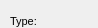
      <widget class="QWidget" name="page_4">
       <property name="geometry">
        <rect>
         <x>0</x>
         <y>0</y>
         <width>98</width>
         <height>28</height>
        </rect>
       </property>
       <attribute name="label">
        <string>Specific information</string>
       </attribute>
       <widget class="QLineEdit" name="tap_connection">
        <property name="geometry">
         <rect>
          <x>110</x>
          <y>40</y>
          <width>160</width>
          <height>20</height>
         </rect>
        </property>
        <property name="inputMask">
         <string/>
        </property>
        <property name="text">
         <string/>
        </property>
        <property name="frame">
         <bool>true</bool>
        </property>
       </widget>
       <widget class="QLabel" name="label_tap_shutvalve_type">
        <property name="geometry">
         <rect>
          <x>10</x>
          <y>100</y>
          <width>111</width>
          <height>22</height>
         </rect>
        </property>
        <property name="font">
         <font>
          <pointsize>8</pointsize>
         </font>
        </property>
        <property name="frameShape">
         <enum>QFrame::NoFrame</enum>
        </property>
        <property name="frameShadow">
         <enum>QFrame::Plain</enum>
        </property>
        <property name="text">
         <string>Shut valve type:</string>
        </property>
        <property name="textFormat">
         <enum>Qt::AutoText</enum>
        </property>
        <property name="scaledContents">
         <bool>false</bool>
        </property>
        <property name="alignment">
         <set>Qt::AlignLeading|Qt::AlignLeft|Qt::AlignVCenter</set>
        </property>
        <property name="margin">
         <number>3</number>
        </property>
       </widget>
       <widget class="QLabel" name="label_tap_connection">
        <property name="geometry">
         <rect>
          <x>10</x>
          <y>40</y>
          <width>90</width>
          <height>22</height>
         </rect>
        </property>
        <property name="font">
         <font>
          <pointsize>8</pointsize>
         </font>
        </property>
        <property name="frameShape">
         <enum>QFrame::NoFrame</enum>
        </property>
        <property name="frameShadow">
         <enum>QFrame::Plain</enum>
        </property>
        <property name="text">
         <string>Connection:</string>
        </property>
        <property name="textFormat">
         <enum>Qt::AutoText</enum>
        </property>
        <property name="scaledContents">
         <bool>false</bool>
        </property>
        <property name="alignment">
         <set>Qt::AlignLeading|Qt::AlignLeft|Qt::AlignVCenter</set>
        </property>
        <property name="margin">
         <number>3</number>
        </property>
       </widget>
       <widget class="QLabel" name="label_tap_type">
        <property name="geometry">
         <rect>
          <x>10</x>
          <y>10</y>
          <width>90</width>
          <height>22</height>
         </rect>
        </property>
        <property name="font">
         <font>
          <pointsize>8</pointsize>
         </font>
        </property>
        <property name="frameShape">
         <enum>QFrame::NoFrame</enum>
        </property>
        <property name="frameShadow">
         <enum>QFrame::Plain</enum>
        </property>
        <property name="text">
         <string>Type:</string>
        </property>
        <property name="textFormat">
         <enum>Qt::AutoText</enum>
        </property>
        <property name="scaledContents">
         <bool>false</bool>
        </property>
        <property name="alignment">
         <set>Qt::AlignLeading|Qt::AlignLeft|Qt::AlignVCenter</set>
        </property>
        <property name="margin">
         <number>3</number>
        </property>
       </widget>
       <widget class="QLineEdit" name="tap_continous">
        <property name="geometry">
         <rect>
          <x>110</x>
          <y>70</y>
          <width>160</width>
          <height>20</height>
         </rect>
        </property>
        <property name="inputMask">
         <string/>
        </property>
        <property name="frame">
         <bool>true</bool>
        </property>
       </widget>
       <widget class="QLineEdit" name="tap_shutvalve_diameter">
        <property name="geometry">
         <rect>
          <x>110</x>
          <y>130</y>
          <width>160</width>
          <height>20</height>
         </rect>
        </property>
        <property name="inputMask">
         <string/>
        </property>
        <property name="frame">
         <bool>true</bool>
        </property>
       </widget>
       <widget class="QLineEdit" name="tap_shutvalve_type">
        <property name="geometry">
         <rect>
          <x>110</x>
          <y>100</y>
          <width>160</width>
          <height>20</height>
         </rect>
        </property>
        <property name="inputMask">
         <string/>
        </property>
        <property name="frame">
         <bool>true</bool>
        </property>
       </widget>
       <widget class="QLabel" name="label_tap_shutvalve_number">
        <property name="geometry">
         <rect>
          <x>10</x>
          <y>160</y>
          <width>121</width>
          <height>22</height>
         </rect>
        </property>
        <property name="font">
         <font>
          <pointsize>8</pointsize>
         </font>
        </property>
        <property name="frameShape">
         <enum>QFrame::NoFrame</enum>
        </property>
        <property name="frameShadow">
         <enum>QFrame::Plain</enum>
        </property>
        <property name="text">
         <string>Shut valve number:</string>
        </property>
        <property name="textFormat">
         <enum>Qt::AutoText</enum>
        </property>
        <property name="scaledContents">
         <bool>false</bool>
        </property>
        <property name="alignment">
         <set>Qt::AlignLeading|Qt::AlignLeft|Qt::AlignVCenter</set>
        </property>
        <property name="margin">
         <number>3</number>
        </property>
       </widget>
       <widget class="QLineEdit" name="tap_shutvalve_number">
        <property name="geometry">
         <rect>
          <x>110</x>
          <y>160</y>
          <width>160</width>
          <height>20</height>
         </rect>
        </property>
        <property name="inputMask">
         <string/>
        </property>
        <property name="text">
         <string/>
        </property>
        <property name="frame">
         <bool>true</bool>
        </property>
       </widget>
       <widget class="QLabel" name="label_tap_shutvalve_diameter">
        <property name="geometry">
         <rect>
          <x>10</x>
          <y>125</y>
          <width>91</width>
          <height>31</height>
         </rect>
        </property>
        <property name="font">
         <font>
          <pointsize>8</pointsize>
         </font>
        </property>
        <property name="frameShape">
         <enum>QFrame::NoFrame</enum>
        </property>
        <property name="frameShadow">
         <enum>QFrame::Plain</enum>
        </property>
        <property name="text">
         <string>Shut valve diameter:</string>
        </property>
        <property name="textFormat">
         <enum>Qt::AutoText</enum>
        </property>
        <property name="scaledContents">
         <bool>false</bool>
        </property>
        <property name="alignment">
         <set>Qt::AlignLeading|Qt::AlignLeft|Qt::AlignVCenter</set>
        </property>
        <property name="wordWrap">
         <bool>true</bool>
        </property>
        <property name="margin">
         <number>3</number>
        </property>
       </widget>
       <widget class="QLabel" name="label_tap_continous">
        <property name="geometry">
         <rect>
          <x>10</x>
          <y>70</y>
          <width>111</width>
          <height>22</height>
         </rect>
        </property>
        <property name="font">
         <font>
          <pointsize>8</pointsize>
         </font>
        </property>
        <property name="frameShape">
         <enum>QFrame::NoFrame</enum>
        </property>
        <property name="frameShadow">
         <enum>QFrame::Plain</enum>
        </property>
        <property name="text">
         <string>Continous:</string>
        </property>
        <property name="textFormat">
         <enum>Qt::AutoText</enum>
        </property>
        <property name="scaledContents">
         <bool>false</bool>
        </property>
        <property name="alignment">
         <set>Qt::AlignLeading|Qt::AlignLeft|Qt::AlignVCenter</set>
        </property>
        <property name="margin">
         <number>3</number>
        </property>
       </widget>
       <widget class="QLineEdit" name="tap_type">
        <property name="geometry">
         <rect>
          <x>110</x>
          <y>10</y>
          <width>160</width>
          <height>20</height>
         </rect>
        </property>
        <property name="inputMask">
         <string/>
        </property>
        <property name="frame">
         <bool>true</bool>
        </property>
       </widget>
       <widget class="QLabel" name="label_tap_drain_diameter">
        <property name="geometry">
         <rect>
          <x>280</x>
          <y>10</y>
          <width>111</width>
          <height>22</height>
         </rect>
        </property>
        <property name="font">
         <font>
          <pointsize>8</pointsize>
         </font>
        </property>
        <property name="frameShape">
         <enum>QFrame::NoFrame</enum>
        </property>
        <property name="frameShadow">
         <enum>QFrame::Plain</enum>
        </property>
        <property name="text">
         <string>Drain diameter:</string>
        </property>
        <property name="textFormat">
         <enum>Qt::AutoText</enum>
        </property>
        <property name="scaledContents">
         <bool>false</bool>
        </property>
        <property name="alignment">
         <set>Qt::AlignLeading|Qt::AlignLeft|Qt::AlignVCenter</set>
        </property>
        <property name="margin">
         <number>3</number>
        </property>
       </widget>
       <widget class="QLineEdit" name="tap_drain_diameter">
        <property name="geometry">
         <rect>
          <x>380</x>
          <y>10</y>
          <width>160</width>
          <height>20</height>
         </rect>
        </property>
        <property name="inputMask">
         <string/>
        </property>
        <property name="frame">
         <bool>true</bool>
        </property>
       </widget>
       <widget class="QLabel" name="label_tap_drain_distance">
        <property name="geometry">
         <rect>
          <x>280</x>
          <y>100</y>
          <width>90</width>
          <height>22</height>
         </rect>
        </property>
        <property name="font">
         <font>
          <pointsize>8</pointsize>
         </font>
        </property>
        <property name="frameShape">
         <enum>QFrame::NoFrame</enum>
        </property>
        <property name="frameShadow">
         <enum>QFrame::Plain</enum>
        </property>
        <property name="text">
         <string>Drain distance:</string>
        </property>
        <property name="textFormat">
         <enum>Qt::AutoText</enum>
        </property>
        <property name="scaledContents">
         <bool>false</bool>
        </property>
        <property name="alignment">
         <set>Qt::AlignLeading|Qt::AlignLeft|Qt::AlignVCenter</set>
        </property>
        <property name="margin">
         <number>3</number>
        </property>
       </widget>
       <widget class="QLabel" name="label_tap_arquitect_patrimony">
        <property name="geometry">
         <rect>
          <x>280</x>
          <y>125</y>
          <width>101</width>
          <height>31</height>
         </rect>
        </property>
        <property name="font">
         <font>
          <pointsize>8</pointsize>
         </font>
        </property>
        <property name="frameShape">
         <enum>QFrame::NoFrame</enum>
        </property>
        <property name="frameShadow">
         <enum>QFrame::Plain</enum>
        </property>
        <property name="text">
         <string>Arquitect patrimony:</string>
        </property>
        <property name="textFormat">
         <enum>Qt::AutoText</enum>
        </property>
        <property name="scaledContents">
         <bool>false</bool>
        </property>
        <property name="alignment">
         <set>Qt::AlignLeading|Qt::AlignLeft|Qt::AlignVCenter</set>
        </property>
        <property name="wordWrap">
         <bool>true</bool>
        </property>
        <property name="margin">
         <number>3</number>
        </property>
       </widget>
       <widget class="QLabel" name="label_tap_drain_exit">
        <property name="geometry">
         <rect>
          <x>280</x>
          <y>40</y>
          <width>90</width>
          <height>22</height>
         </rect>
        </property>
        <property name="font">
         <font>
          <pointsize>8</pointsize>
         </font>
        </property>
        <property name="frameShape">
         <enum>QFrame::NoFrame</enum>
        </property>
        <property name="frameShadow">
         <enum>QFrame::Plain</enum>
        </property>
        <property name="text">
         <string>Drain exit:</string>
        </property>
        <property name="textFormat">
         <enum>Qt::AutoText</enum>
        </property>
        <property name="scaledContents">
         <bool>false</bool>
        </property>
        <property name="alignment">
         <set>Qt::AlignLeading|Qt::AlignLeft|Qt::AlignVCenter</set>
        </property>
        <property name="margin">
         <number>3</number>
        </property>
       </widget>
       <widget class="QLineEdit" name="tap_drain_gully">
        <property name="geometry">
         <rect>
          <x>380</x>
          <y>70</y>
          <width>160</width>
          <height>20</height>
         </rect>
        </property>
        <property name="inputMask">
         <string/>
        </property>
        <property name="text">
         <string/>
        </property>
        <property name="frame">
         <bool>true</bool>
        </property>
       </widget>
       <widget class="QLabel" name="label_tap_communication">
        <property name="geometry">
         <rect>
          <x>280</x>
          <y>160</y>
          <width>121</width>
          <height>22</height>
         </rect>
        </property>
        <property name="font">
         <font>
          <pointsize>8</pointsize>
         </font>
        </property>
        <property name="frameShape">
         <enum>QFrame::NoFrame</enum>
        </property>
        <property name="frameShadow">
         <enum>QFrame::Plain</enum>
        </property>
        <property name="text">
         <string>Communication:</string>
        </property>
        <property name="textFormat">
         <enum>Qt::AutoText</enum>
        </property>
        <property name="scaledContents">
         <bool>false</bool>
        </property>
        <property name="alignment">
         <set>Qt::AlignLeading|Qt::AlignLeft|Qt::AlignVCenter</set>
        </property>
        <property name="margin">
         <number>3</number>
        </property>
       </widget>
       <widget class="QLineEdit" name="tap_drain_distance">
        <property name="geometry">
         <rect>
          <x>380</x>
          <y>100</y>
          <width>160</width>
          <height>20</height>
         </rect>
        </property>
        <property name="inputMask">
         <string/>
        </property>
        <property name="frame">
         <bool>true</bool>
        </property>
       </widget>
       <widget class="QLineEdit" name="tap_drain_exit">
        <property name="geometry">
         <rect>
          <x>380</x>
          <y>40</y>
          <width>160</width>
          <height>20</height>
         </rect>
        </property>
        <property name="inputMask">
         <string/>
        </property>
        <property name="frame">
         <bool>true</bool>
        </property>
       </widget>
       <widget class="QLineEdit" name="tap_arquitect_patrimony">
        <property name="geometry">
         <rect>
          <x>380</x>
          <y>130</y>
          <width>160</width>
          <height>20</height>
         </rect>
        </property>
        <property name="inputMask">
         <string/>
        </property>
        <property name="text">
         <string/>
        </property>
        <property name="frame">
         <bool>true</bool>
        </property>
       </widget>
       <widget class="QLineEdit" name="tap_communication">
        <property name="geometry">
         <rect>
          <x>380</x>
          <y>160</y>
          <width>160</width>
          <height>20</height>
         </rect>
        </property>
        <property name="inputMask">
         <string/>
        </property>
        <property name="text">
         <string/>
        </property>
        <property name="frame">
         <bool>true</bool>
        </property>
       </widget>
       <widget class="QLabel" name="label_tap_drain_gully">
        <property name="geometry">
         <rect>
          <x>280</x>
          <y>70</y>
          <width>90</width>
          <height>22</height>
         </rect>
        </property>
        <property name="font">
         <font>
          <pointsize>8</pointsize>
         </font>
        </property>
        <property name="frameShape">
         <enum>QFrame::NoFrame</enum>
        </property>
        <property name="frameShadow">
         <enum>QFrame::Plain</enum>
        </property>
        <property name="text">
         <string>Drain gully:</string>
        </property>
        <property name="textFormat">
         <enum>Qt::AutoText</enum>
        </property>
        <property name="scaledContents">
         <bool>false</bool>
        </property>
        <property name="alignment">
         <set>Qt::AlignLeading|Qt::AlignLeft|Qt::AlignVCenter</set>
        </property>
        <property name="margin">
         <number>3</number>
        </property>
       </widget>
       <widget class="QLabel" name="label_tap_cat_valve2">
        <property name="geometry">
         <rect>
          <x>10</x>
          <y>180</y>
          <width>96</width>
          <height>41</height>
         </rect>
        </property>
        <property name="font">
         <font>
          <pointsize>8</pointsize>
         </font>
        </property>
        <property name="frameShape">
         <enum>QFrame::NoFrame</enum>
        </property>
        <property name="frameShadow">
         <enum>QFrame::Plain</enum>
        </property>
        <property name="text">
         <string>Second valve catalog:</string>
        </property>
        <property name="textFormat">
         <enum>Qt::AutoText</enum>
        </property>
        <property name="scaledContents">
         <bool>false</bool>
        </property>
        <property name="alignment">
         <set>Qt::AlignLeading|Qt::AlignLeft|Qt::AlignVCenter</set>
        </property>
        <property name="wordWrap">
         <bool>true</bool>
        </property>
        <property name="margin">
         <number>3</number>
        </property>
       </widget>
       <widget class="QLineEdit" name="tap_cat_valve2">
        <property name="geometry">
         <rect>
          <x>110</x>
          <y>190</y>
          <width>160</width>
          <height>20</height>
         </rect>
        </property>
        <property name="inputMask">
         <string/>
        </property>
        <property name="text">
         <string/>
        </property>
        <property name="frame">
         <bool>true</bool>
        </property>
       </widget>
      </widget>
